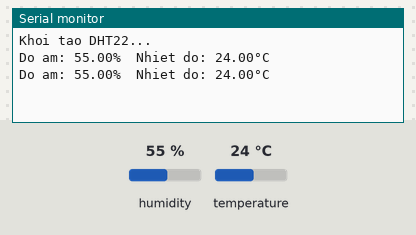
The sketch below on a simulated Arduino Uno, built with avr-gcc and run on an emulated ATmega328P. Shown: the last lines printed to the serial monitor. The test bench sets the inputs (shaded band); at power-on: humidity 55 %, temperature 24 °C.

Above: at 4.8 s.
4.9 s: humidity set to 22 %
At 7.0 s:
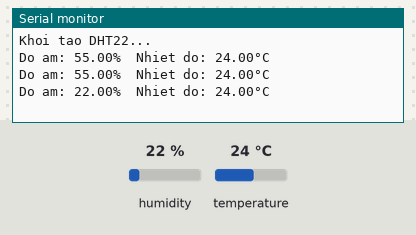
7.9 s: temperature set to 12 °C
At 8.7 s:
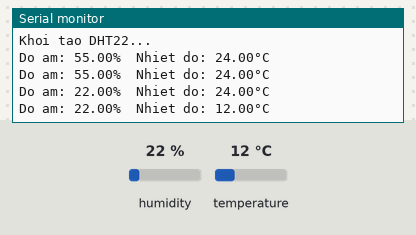
10.9 s: humidity set to 40 %
At 13.4 s:
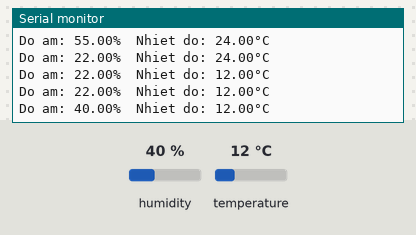
Timing chart, 0 to 14.9 s (numbered marks = the images above; inputs shaded):
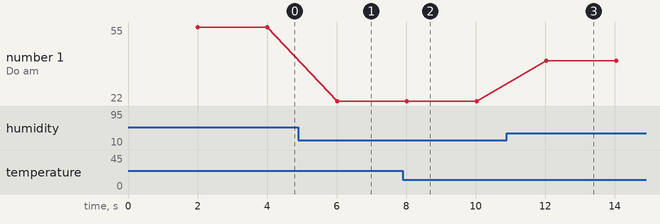

Measured:
- after the input at 4.9 s, the serial monitor: prints a new line after 1.1 s (image 1)
- after the input at 7.9 s, the serial monitor: prints a new line after 0.12 s (image 2)
- after the input at 10.9 s, the serial monitor: prints a new line after 1.1 s (image 3)
- plotted number 1: 55 → 22 after the input at 4.9 s, 22 → 40 after the input at 10.9 s

The sketch:

code_test_DHT22.ino
```cpp
#include "DHT.h"

// Khai báo chân kết nối và loại cảm biến
#define DHTPIN 4     // Chân GPIO kết nối với chân DATA của DHT22
#define DHTTYPE DHT22   // Sử dụng cảm biến DHT 22 (AM2302)

DHT dht(DHTPIN, DHTTYPE);

void setup() {
  Serial.begin(115200);
  Serial.println(F("Khoi tao DHT22..."));

  dht.begin();
}

void loop() {
  // Đợi 2 giây giữa các lần đọc (DHT22 có chu kỳ đọc dữ liệu khoảng 2s)
  delay(2000);

  // Đọc độ ẩm
  float h = dht.readHumidity();
  // Đọc nhiệt độ theo độ C (mặc định)
  float t = dht.readTemperature();

  // Kiểm tra xem việc đọc dữ liệu có bị lỗi hay không
  if (isnan(h) || isnan(t)) {
    Serial.println(F("Khong the doc du lieu tu cam bien DHT22!"));
    return;
  }

  // In kết quả ra Serial Monitor
  Serial.print(F("Do am: "));
  Serial.print(h);
  Serial.print(F("%  Nhiet do: "));
  Serial.print(t);
  Serial.println(F("°C "));
}
```
